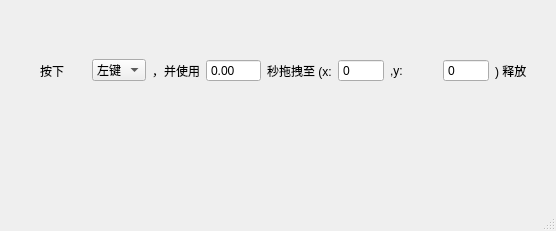
<?xml version="1.0" encoding="UTF-8"?>
<ui version="4.0">
 <class>MainWindow</class>
 <widget class="QMainWindow" name="MainWindow">
  <property name="geometry">
   <rect>
    <x>0</x>
    <y>0</y>
    <width>556</width>
    <height>231</height>
   </rect>
  </property>
  <property name="windowTitle">
   <string>MainWindow</string>
  </property>
  <widget class="QWidget" name="centralwidget">
   <widget class="QWidget" name="widget" native="true">
    <property name="geometry">
     <rect>
      <x>40</x>
      <y>40</y>
      <width>501</width>
      <height>61</height>
     </rect>
    </property>
    <layout class="QHBoxLayout" name="horizontalLayout_2">
     <item>
      <widget class="QLabel" name="label_2">
       <property name="text">
        <string>按下</string>
       </property>
      </widget>
     </item>
     <item>
      <widget class="QComboBox" name="comboBox_button">
       <item>
        <property name="text">
         <string>左键</string>
        </property>
       </item>
       <item>
        <property name="text">
         <string>右键</string>
        </property>
       </item>
       <item>
        <property name="text">
         <string>中键</string>
        </property>
       </item>
      </widget>
     </item>
     <item>
      <widget class="QLabel" name="label">
       <property name="text">
        <string>，并使用</string>
       </property>
      </widget>
     </item>
     <item>
      <widget class="QDoubleSpinBox" name="doubleSpinBox_duration">
       <property name="buttonSymbols">
        <enum>QAbstractSpinBox::NoButtons</enum>
       </property>
       <property name="maximum">
        <double>9999.989999999999782</double>
       </property>
      </widget>
     </item>
     <item>
      <widget class="QLabel" name="label_3">
       <property name="text">
        <string>秒拖拽至 (x:</string>
       </property>
      </widget>
     </item>
     <item>
      <widget class="QSpinBox" name="spinBox_x">
       <property name="frame">
        <bool>true</bool>
       </property>
       <property name="buttonSymbols">
        <enum>QAbstractSpinBox::NoButtons</enum>
       </property>
       <property name="maximum">
        <number>9999</number>
       </property>
      </widget>
     </item>
     <item>
      <widget class="QLabel" name="label_4">
       <property name="text">
        <string>,y:</string>
       </property>
      </widget>
     </item>
     <item>
      <widget class="QSpinBox" name="spinBox_y">
       <property name="frame">
        <bool>true</bool>
       </property>
       <property name="buttonSymbols">
        <enum>QAbstractSpinBox::NoButtons</enum>
       </property>
       <property name="maximum">
        <number>9999</number>
       </property>
      </widget>
     </item>
     <item>
      <widget class="QLabel" name="label_5">
       <property name="text">
        <string>) 释放</string>
       </property>
      </widget>
     </item>
    </layout>
    <zorder>label_4</zorder>
    <zorder>label_3</zorder>
    <zorder>label_2</zorder>
    <zorder>label_5</zorder>
    <zorder>spinBox_y</zorder>
    <zorder>spinBox_x</zorder>
    <zorder>doubleSpinBox_duration</zorder>
    <zorder>comboBox_button</zorder>
    <zorder>label</zorder>
   </widget>
  </widget>
  <widget class="QMenuBar" name="menubar">
   <property name="geometry">
    <rect>
     <x>0</x>
     <y>0</y>
     <width>556</width>
     <height>23</height>
    </rect>
   </property>
  </widget>
  <widget class="QStatusBar" name="statusbar"/>
 </widget>
 <resources/>
 <connections/>
</ui>
